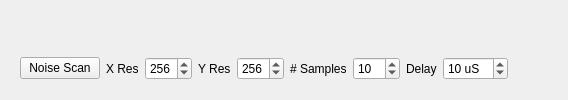
     <widget class="QWidget" name="tab">
      <attribute name="title">
       <string>Noise Scan</string>
      </attribute>
      <layout class="QVBoxLayout" name="verticalLayout_20">
       <item>
        <widget class="QWidget" name="pltNoise" native="true">
         <property name="sizePolicy">
          <sizepolicy hsizetype="Preferred" vsizetype="Expanding">
           <horstretch>0</horstretch>
           <verstretch>0</verstretch>
          </sizepolicy>
         </property>
        </widget>
       </item>
       <item>
        <widget class="QWidget" name="wgtNoise" native="true">
         <layout class="QHBoxLayout" name="horizontalLayout_33">
          <item>
           <widget class="QPushButton" name="cmdNoiseScan">
            <property name="text">
             <string>Noise Scan</string>
            </property>
           </widget>
          </item>
          <item>
           <widget class="QLabel" name="lblXResNoise">
            <property name="text">
             <string>X Res</string>
            </property>
           </widget>
          </item>
          <item>
           <widget class="QSpinBox" name="spnNoiseX">
            <property name="minimum">
             <number>16</number>
            </property>
            <property name="maximum">
             <number>512</number>
            </property>
            <property name="singleStep">
             <number>16</number>
            </property>
            <property name="value">
             <number>256</number>
            </property>
           </widget>
          </item>
          <item>
           <widget class="QLabel" name="lblYResNoise">
            <property name="text">
             <string>Y Res</string>
            </property>
           </widget>
          </item>
          <item>
           <widget class="QSpinBox" name="spnNoiseY">
            <property name="minimum">
             <number>16</number>
            </property>
            <property name="maximum">
             <number>512</number>
            </property>
            <property name="singleStep">
             <number>16</number>
            </property>
            <property name="value">
             <number>256</number>
            </property>
           </widget>
          </item>
          <item>
           <widget class="QLabel" name="lblSamplesNoise">
            <property name="text">
             <string># Samples</string>
            </property>
           </widget>
          </item>
          <item>
           <widget class="QSpinBox" name="spnNoiseSamples">
            <property name="minimum">
             <number>1</number>
            </property>
            <property name="maximum">
             <number>100</number>
            </property>
            <property name="value">
             <number>10</number>
            </property>
           </widget>
          </item>
          <item>
           <widget class="QLabel" name="lblNoiseDelay">
            <property name="text">
             <string>Delay</string>
            </property>
           </widget>
          </item>
          <item>
           <widget class="QSpinBox" name="spnNoiseDelay">
            <property name="suffix">
             <string> uS</string>
            </property>
            <property name="maximum">
             <number>500</number>
            </property>
            <property name="value">
             <number>10</number>
            </property>
           </widget>
          </item>
          <item>
           <spacer name="horizontalSpacer_2">
            <property name="orientation">
             <enum>Qt::Horizontal</enum>
            </property>
            <property name="sizeHint" stdset="0">
             <size>
              <width>40</width>
              <height>20</height>
             </size>
            </property>
           </spacer>
          </item>
         </layout>
        </widget>
       </item>
      </layout>
     </widget>
